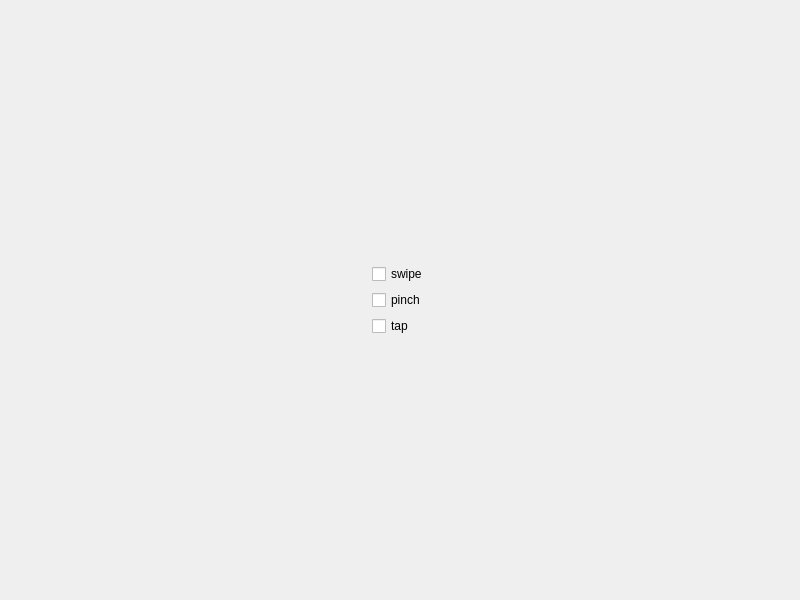
<?xml version="1.0" encoding="UTF-8"?>
<ui version="4.0">
 <class>Dialog</class>
 <widget class="QDialog" name="Dialog">
  <property name="geometry">
   <rect>
    <x>0</x>
    <y>0</y>
    <width>800</width>
    <height>600</height>
   </rect>
  </property>
  <property name="windowTitle">
   <string>Dialog</string>
  </property>
  <layout class="QHBoxLayout" name="horizontalLayout_2">
   <item>
    <layout class="QHBoxLayout" name="horizontalLayout">
     <item>
      <spacer name="horizontalSpacer">
       <property name="orientation">
        <enum>Qt::Horizontal</enum>
       </property>
       <property name="sizeHint" stdset="0">
        <size>
         <width>40</width>
         <height>20</height>
        </size>
       </property>
      </spacer>
     </item>
     <item>
      <layout class="QVBoxLayout" name="verticalLayout">
       <item>
        <spacer name="verticalSpacer_2">
         <property name="orientation">
          <enum>Qt::Vertical</enum>
         </property>
         <property name="sizeHint" stdset="0">
          <size>
           <width>20</width>
           <height>40</height>
          </size>
         </property>
        </spacer>
       </item>
       <item>
        <widget class="QCheckBox" name="swipeCB">
         <property name="text">
          <string>swipe</string>
         </property>
        </widget>
       </item>
       <item>
        <widget class="QCheckBox" name="pinchCB">
         <property name="text">
          <string>pinch</string>
         </property>
        </widget>
       </item>
       <item>
        <widget class="QCheckBox" name="tapCB">
         <property name="text">
          <string>tap</string>
         </property>
        </widget>
       </item>
       <item>
        <spacer name="verticalSpacer">
         <property name="orientation">
          <enum>Qt::Vertical</enum>
         </property>
         <property name="sizeHint" stdset="0">
          <size>
           <width>20</width>
           <height>40</height>
          </size>
         </property>
        </spacer>
       </item>
      </layout>
     </item>
     <item>
      <spacer name="horizontalSpacer_2">
       <property name="orientation">
        <enum>Qt::Horizontal</enum>
       </property>
       <property name="sizeHint" stdset="0">
        <size>
         <width>40</width>
         <height>20</height>
        </size>
       </property>
      </spacer>
     </item>
    </layout>
   </item>
  </layout>
 </widget>
 <resources/>
 <connections/>
</ui>
